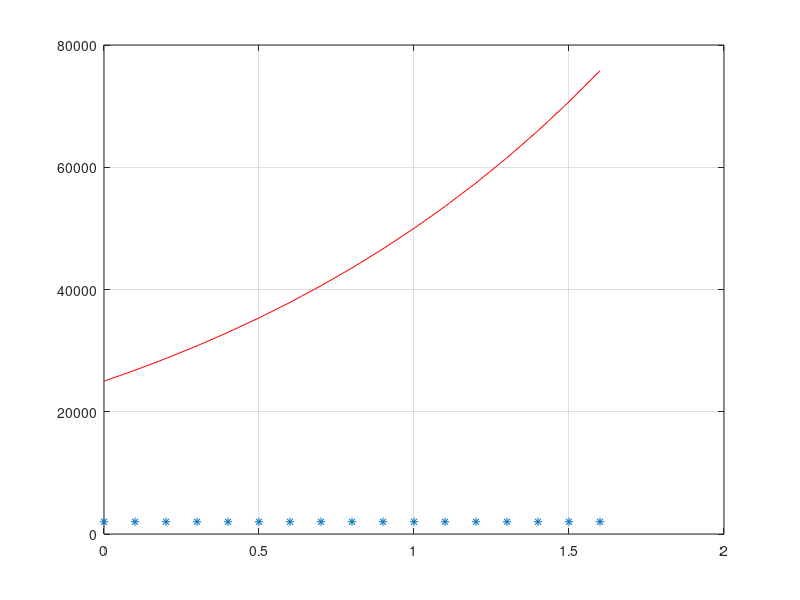

MATLAB code to generate this figure:
function RadioactiveDecay
    clc
    k = -0.0001216;
    t(1) = 0;
    p(1) = 2000;
    
    dt = 0.1;
    n = 16;
    
    for i=1:n 
        k1 = k * p(i);
        u = p(i) + dt*k1;
        k2 = k*u;
        p(i+1) = p(i) + ((k1+k2)/2)*dt;
        t(i+1) = t(i) + dt;
    end
    
    plot(t, p, '*')
    grid on
    hold on
    p = 25000 .* 2.^t;
    plot(t, p, 'r')
